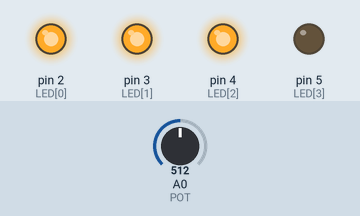
Simulated run of this sketch. Board: Arduino Uno, built with avr-gcc and run on an emulated ATmega328P. Parts: output pins drawn as LEDs (lit = HIGH). The test bench sets the inputs (shaded band); at power-on: A0 (POT) = 512. What the sketch prints to the serial monitor is not drawn.

Above: at 1.2 s.
1.3 s: A0 (POT) set to 108
2.8 s: A0 (POT) set to 93
At 4.0 s:
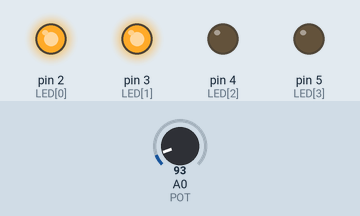
4.3 s: A0 (POT) set to 11
5.8 s: A0 (POT) set to 8
At 7.0 s:
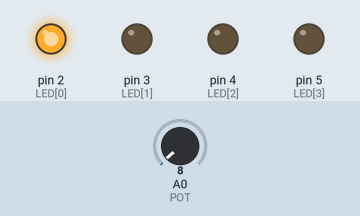
7.3 s: A0 (POT) set to 1023
At 8.5 s:
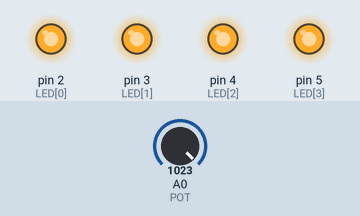
8.8 s: A0 (POT) set to 989
At 9.2 s:
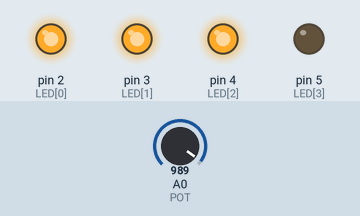
Timing chart, 0 to 11.8 s (numbered marks = the images above; inputs shaded):
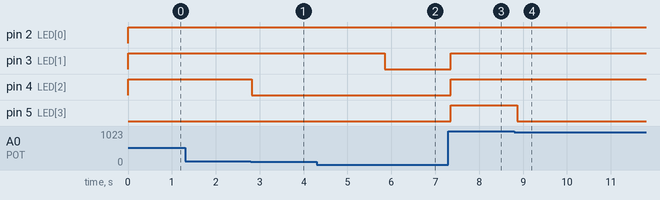

The sketch:

Analog_Input.ino
```cpp
const int POT = A0; // Analog Input Pin Number
int LED[] = {2,3,4,5};
int val = 0; // Volume Value

void setup() {
  Serial.begin(9600);
  for(int i = 0; i < 4; i++){
  pinMode(LED[i], OUTPUT);
  }
}

void loop() {
  val = analogRead(POT);
  Serial.println(val);

  String val_str = String(val);
  int str_length = val_str.length();

  if(val > 0){
    for(int i = 0 ; i < str_length ; i++){
      digitalWrite(LED[i], HIGH);
    }

    for(int j = str_length ; j < 4 ; j++){
      digitalWrite(LED[j], LOW);
    }
  } else {
    for(int j = 0 ; j < 4 ; j++){
      digitalWrite(LED[j], LOW);
    }
  }

  Serial.println(String("저항값") + val + String("LED개수:") + str_length);
  delay(100);

}
```

Measured:
- the behaviour switches between 100 and 99 on A0 (POT) (found by bisection; images 0 and 1)
- the behaviour switches between 10 and 9 on A0 (POT) (found by bisection; images 1 and 2)
- the behaviour switches between 1000 and 999 on A0 (POT) (found by bisection; images 3 and 4)
- after the input at 1.3 s, every drawn part: stays the same
- after the input at 2.8 s, pin 4 (LED[2]): HIGH → LOW at once
- after the input at 4.3 s, every drawn part: stays the same
- after the input at 5.8 s, pin 3 (LED[1]): HIGH → LOW after 0.05 s
- after the input at 7.3 s, pin 3 (LED[1]), pin 4 (LED[2]), pin 5 (LED[3]): LOW → HIGH after 0.06 s
- after the input at 8.8 s, pin 5 (LED[3]): HIGH → LOW after 0.07 s
